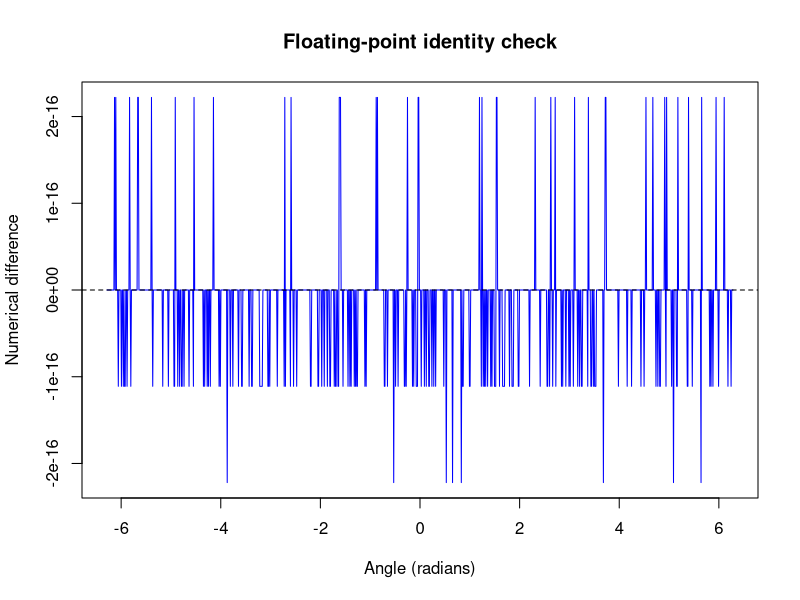

Write R code to recreate this figure.
# Laboratory A: identities and numerical precision
x <- seq(-2*pi, 2*pi, length.out = 1001)
pythagorean_error <- sin(x)^2 + cos(x)^2 - 1
double_angle_error <- sin(2*x) - 2*sin(x)*cos(x)
cat("Max Pythagorean error:", max(abs(pythagorean_error)), "\n")
cat("Max double-angle error:", max(abs(double_angle_error)), "\n")
plot(x, pythagorean_error, type="l", col="blue", xlab="Angle (radians)", ylab="Numerical difference", main="Floating-point identity check")
abline(h=0, lty=2)
